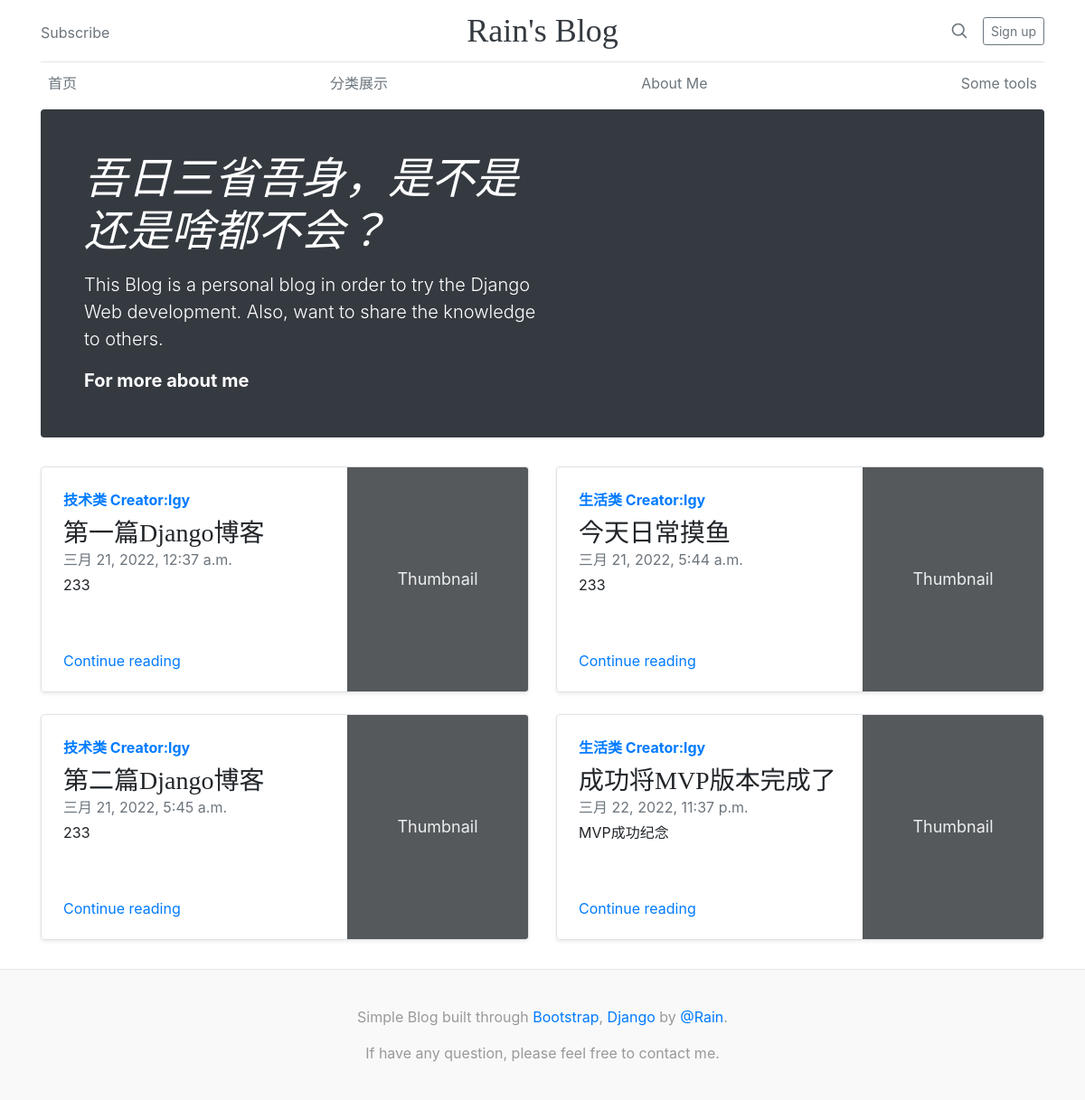
Before: /index/ with the older database file.
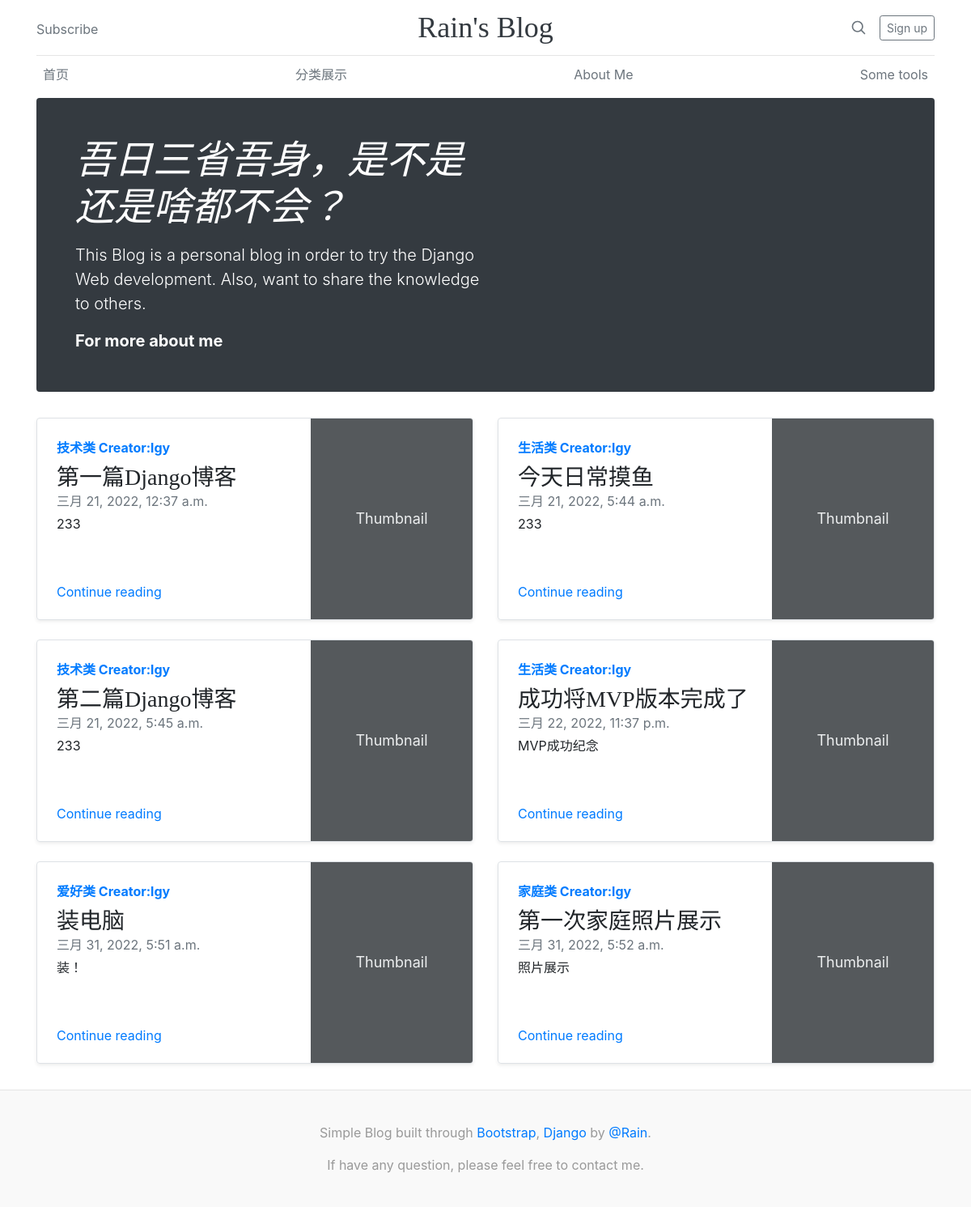
After: the same page with the newer database file.
### lgy_blog/models.py (models this page shows, shortened)
class Blog(models.Model):
    blog_type = models.SmallIntegerField(blank=False, choices=BlogType, verbose_name=u'博客类型')
    blog_title = models.CharField(blank=False, max_length=250, verbose_name= u'博客标题', unique=True)
    blog_simple_text = models.CharField(blank=False, max_length=250, verbose_name= u'博客简介',default='233')
    blog_text = models.TextField(blank=False, max_length=2048, verbose_name= u'博客内容')
    creator = models.ForeignKey(User, verbose_name=u'创建人', null=True, on_delete=models.SET_NULL)
    created_date = models.DateTimeField(verbose_name=u'创建日期', default=datetime.now)
    modified_date = models.DateTimeField(verbose_name=u'修改日期', default=datetime.now)
    click_nums = models.IntegerField(verbose_name=u'点击量',default=0)
    class Meta:
        verbose_name = u'个人博客'
        verbose_name_plural = verbose_name

### lgy_blog/views.py (the view)
# urls.py: url(r"^index/", views.index,name=u'索引页'),
def index(request):
    blog_list = Blog.objects.order_by('created_date')
    context = {'blog_list': blog_list}
    for blog in blog_list:
        blog.blog_type = BlogType[blog.blog_type][1]
    return render(request, 'index.html', context)

### templates/index.html
{% extends 'base.html' %}
{% block content %}
    <div class="jumbotron p-4 p-md-5 text-white rounded bg-dark">
    <div class="col-md-6 px-0">
      <h1 class="display-4 font-italic">吾日三省吾身，是不是还是啥都不会？</h1>
      <p class="lead my-3">This Blog is a personal blog in order to try the Django Web development. Also, want to share the knowledge to others.</p>
      <p class="lead mb-0"><a href="/about_me" class="text-white font-weight-bold">For more about me</a></p>
    </div>
  </div>
    <div class="row mb-2">
    {% for blog in blog_list %}
            <div class="col-md-6">
                <div class="row no-gutters border rounded overflow-hidden flex-md-row mb-4 shadow-sm h-md-250 position-relative">
                    <div class="col p-4 d-flex flex-column position-static">
                        <strong class="d-inline-block mb-2 text-primary">{{ blog.blog_type }}  Creator:{{ blog.creator }}</strong>
                        <h3 class="mb-0">{{ blog.blog_title }}</h3>
                        <div class="mb-1 text-muted">{{ blog.created_date}}</div>
                        <p class="card-text mb-auto">{{ blog.blog_simple_text }}</p>
                        <a href="/blog/{{ blog.id }}" class="stretched-link">Continue reading</a>
                    </div>
                <div class="col-auto d-none d-lg-block">
                    <svg class="bd-placeholder-img" width="200" height="250" xmlns="http://www.w3.org/2000/svg" role="img" aria-label="Placeholder: Thumbnail" preserveAspectRatio="xMidYMid slice" focusable="false"><title>Placeholder</title><rect width="100%" height="100%" fill="#55595c"/><text x="50%" y="50%" fill="#eceeef" dy=".3em">Thumbnail</text></svg>
                </div>
                </div>
            </div>
    {% endfor %}
    </div>
{% endblock %}

### templates/base.html (shortened to what this page needs)
{% load static %}
<!DOCTYPE html>
<html lang="en">
<head>
    <link href="/static/css/bootstrap.min.css" rel="stylesheet">
    <link href="/static/css/blog.css" rel="stylesheet">
</head>
<body>
<div class="container">
    <header class="blog-header py-3">
    <div class="row flex-nowrap justify-content-between align-items-center">
      <div class="col-4 pt-1">
        <a class="text-muted" href="https://github.com/slipalone">Subscribe</a>
      </div>
      <div class="col-4 text-center">
        <a class="blog-header-logo text-dark" href="/index">Rain's Blog</a>
      </div>
      <div class="col-4 d-flex justify-content-end align-items-center">
        <a class="text-muted" href="#" aria-label="Search">
          <svg xmlns="http://www.w3.org/2000/svg" width="20" height="20" fill="none" stroke="currentColor" stroke-linecap="round" stroke-linejoin="round" stroke-width="2" class="mx-3" role="img" viewBox="0 0 24 24" focusable="false"><title>Search</title><circle cx="10.5" cy="10.5" r="7.5"/><path d="M21 21l-5.2-5.2"/></svg>
        </a>
        <a class="btn btn-sm btn-outline-secondary" href="#">Sign up</a>
      </div>
    </div>
  </header>
    <div class="nav-scroller py-1 mb-2">
    <nav class="nav d-flex justify-content-between">
      <a class="p-2 text-muted" href="/index">首页</a>
      <a class="p-2 text-muted" href="/type_list">分类展示</a>
      <a class="p-2 text-muted" href="/about_me">About Me</a>
      <a class="p-2 text-muted" href="https://c.runoob.com/">Some tools</a>
    </nav>
  </div>
    {% block content  %}
    {% endblock %}
</div>
<footer class="blog-footer">
  <p>Simple Blog built through <a href="https://getbootstrap.com/">Bootstrap</a>, <a href="https://www.djangoproject.com/">Django</a> by <a href="https://github.com/slipalone">@Rain</a>.</p>
  <p>If have any question, please feel free to contact me.</p>
</footer>
</body>
</html>

### static/css/blog.css (style rules this page uses)
.blog-header { line-height: 1; border-bottom: 1px solid #e5e5e5; }
.blog-header-logo { font-family: "Playfair Display", Georgia, "Times New Roman", serif; font-size: 2.25rem; }
h1, h2, h3, h4, h5, h6 { font-family: "Playfair Display", Georgia, "Times New Roman", serif; }
.display-4 { font-size: 2.5rem; }
@media (min-width: 768px) { .display-4 { font-size: 3rem; } }
.nav-scroller { position: relative; z-index: 2; height: 2.75rem; overflow-y: hidden; }
.nav-scroller .nav { display: -ms-flexbox; display: flex; -ms-flex-wrap: nowrap; flex-wrap: nowrap; padding-bottom: 1rem; margin-top: -1px; overflow-x: auto; text-align: center; white-space: nowrap; -webkit-overflow-scrolling: touch; }
@media (min-width: 768px) { .h-md-250 { height: 250px; } }
.blog-footer { padding: 2.5rem 0; color: #999; text-align: center; background-color: #f9f9f9; border-top: .05rem solid #e5e5e5; }
.blog-footer p:last-child { margin-bottom: 0; }

### templates/base.html (style rules this page uses)
.bd-placeholder-img { font-size: 1.125rem; text-anchor: middle; -webkit-user-select: none; -moz-user-select: none; -ms-user-select: none; user-select: none; }

Changed rows visible on the page:
added Blog: blog_type "爱好类", creator "lgy", blog_title "装电脑", created_date "三月 31, 2022, 5:51 a.m.", blog_simple_text "装！"
added Blog: blog_type "家庭类", creator "lgy", blog_title "第一次家庭照片展示", created_date "三月 31, 2022, 5:52 a.m.", blog_simple_text "照片展示"
